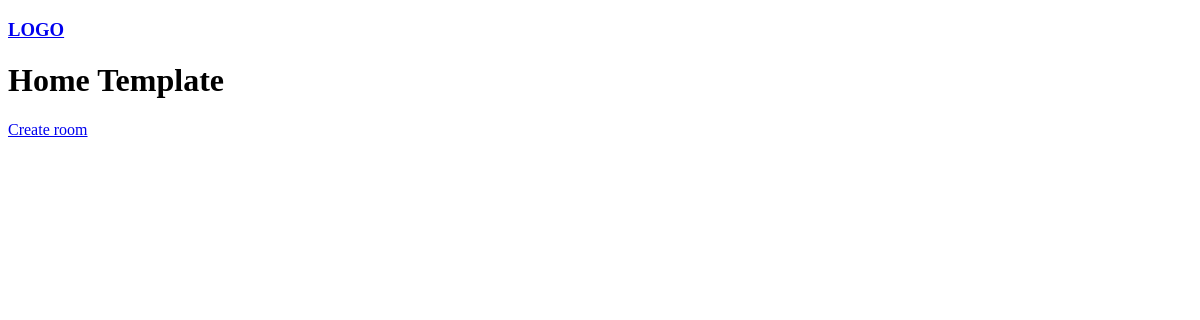
/, run on an earlier commit of the app's database.
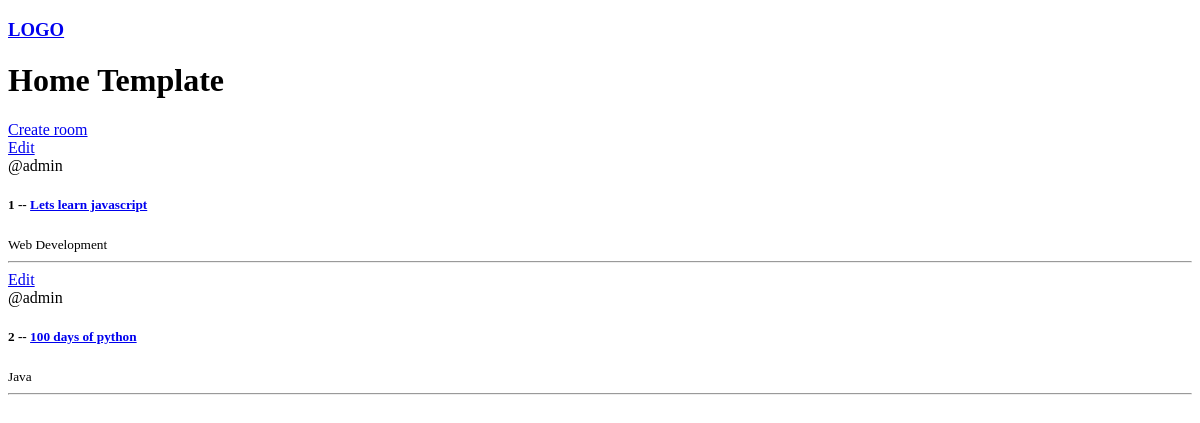
And on a later commit of the database.
### base/models.py (models this page shows, shortened)
class Room(models.Model ):
        host = models.ForeignKey(User, on_delete=models.SET_NULL , null=True)
        topic = models.ForeignKey(Topic, on_delete=models.SET_NULL , null=True)
        name = models.CharField(max_length=200)
        description = models.TextField(null=True, blank=True)
        update=models.DateTimeField(auto_now=True)
        created = models.DateTimeField(auto_now_add=True)
        class Meta:
                ordering = ['-update', '-created']             # ordering in Descending Order

class Topic (models.Model):
        name = models.CharField(max_length=200)

### base/views.py (the view)
# urls.py: path("",views.home, name="home"),
def home(request):
    rooms = Room.objects.all()
    context = {'rooms':rooms}
    return render(request , 'base/home.html', context)

### base/templates/base/home.html
{% extends 'main.html' %}
{% block content %}
    <h1>
        Home Template
    </h1>
    <div>
        <a href="{% url 'create-room' %}">Create room</a>
        <div>
            {% for room in rooms %}
            <a href="{% url 'update-room' room.id %}">Edit</a>
            <div>
                <span>@{{room.host.username}}</span>
                <h5>{{room.id}} -- <a href="/room/{{room.id}}">{{room.name}} </a> </h5>
                <small>{{room.topic.name}}</small>
                <br><hr>
            </div>
            {% endfor %}
        </div>
    </div>
{% endblock content %}

### templates/main.html (shortened to what this page needs)
<!DOCTYPE html>
<html lang="en">
<head>
</head>
<body>
    {% include 'navbar.html' %}
    {% block content %}
    {% endblock %}
</body>
</html>

### templates/navbar.html
    <h3>
        <a href="/">LOGO</a>
    </h3>

What changed in the data, as far as the page shows it:
added Room: host.username "admin", id "1", name "Lets learn javascript", topic.name "Web Development"
added Room: host.username "admin", id "2", name "100 days of python", topic.name "Java"
